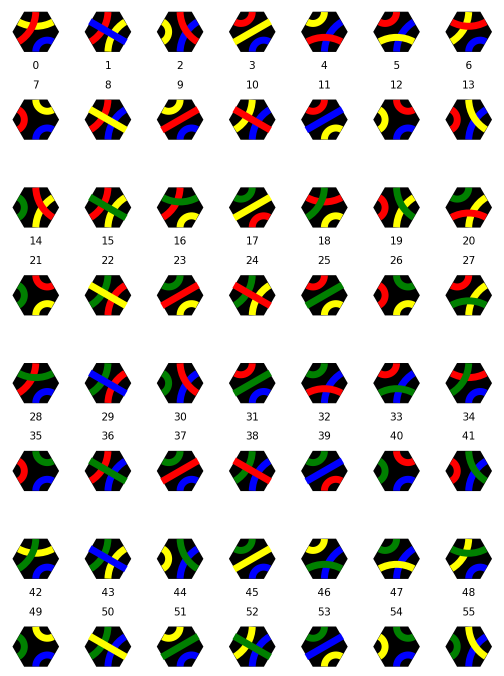
#> input picture images/tiles.png, 1007 x 1351 px (shown at 1/2 size)
$ python kmeans_module.py images/tiles.png
#> lines starting #> are read from the running program, lines starting #| are printed output that depends on the picture
import cv2
import numpy as np
from sklearn.cluster import KMeans

# Reference colors in RGB-format
REFERENCE_COLORS = {
    1: np.array([12, 108, 217]),   # Blue (#0c6cd9)
    2: np.array([255, 232, 0]),    # Yellow (#ffe800)
    3: np.array([215, 31, 43]),    # Red (#d71f2b)
    4: np.array([0, 161, 69]),     # Green (#00a145)
}

COLOR_NAMES = {
    1: "Blau",
    2: "Gelb",
    3: "Rot",
    4: "Grün",
}

def is_dark(color, threshold=60):
    """Check if the color is classified as black"""
    return np.all(color < threshold)

def cluster_colors(pixels, k=4):
    """Split the pixel values into k clusters"""
    kmeans = KMeans(n_clusters=k, n_init='auto', random_state=0).fit(pixels)
    centers = np.round(kmeans.cluster_centers_).astype(int)
    return centers, kmeans.labels_

def get_middle_region(image, percent=0.6):
    """Extract the middle region of the image to eliminate the background color"""
    h, w = image.shape[:2]
    dh = int(h * percent / 2)
    dw = int(w * percent / 2)
    return image[h//2 - dh:h//2 + dh, w//2 - dw:w//2 + dw]

def split_into_grid(image, rows=3, cols=3):
    """Split the image into a 3x3 grid to analyze the regions further"""
    h, w = image.shape[:2]
    grid = []
    for i in range(rows):
        for j in range(cols):
            y0, y1 = i * h // rows, (i + 1) * h // rows
            x0, x1 = j * w // cols, (j + 1) * w // cols
            grid.append(image[y0:y1, x0:x1])
    return grid

def find_best_reference_matches(candidate_colors, reference_colors, top_n=3):
    """Find the 3 colors in the image that match best with the 4 pre-defined Tantrix tile colors"""
    matches = []
    for c in candidate_colors:
        min_dist = float('inf')
        best_code = None
        for code, ref in reference_colors.items():
            dist = np.linalg.norm(c - ref)
            if dist < min_dist:
                min_dist = dist
                best_code = code
        matches.append((tuple(c), best_code, min_dist))

    sorted_matches = []
    used_codes = set()
    for color, code, dist in sorted(matches, key=lambda x: x[2]):
        if code not in used_codes:
            sorted_matches.append((np.array(color), code))
            used_codes.add(code)
        if len(sorted_matches) == top_n:
            break
    return sorted_matches

def compare_colors(base_colors, target_colors, threshold=30):
    matches = []
    for tc in target_colors:
        if is_dark(tc):
            continue
        for bc in base_colors:
            dist = np.linalg.norm(bc - tc)
            if dist < threshold:
                matches.append(bc)
                break
    return matches

def analyze_image(image_path):
    """Consider the center of the cropped image and extract dominant colors.
    Compute distances of these colors in RGB space to the four predefined Tantrix colors.
    Select the three image colors that are closest to the reference set and use them further.
    Define a color map that links the occurring image color tones to the Tantrix colors.
    Then examine the outer 8 image segments and compare their colors with the three prominent center colors.
    From that comparison generate a sequence of colors."""
    image = cv2.imread(image_path)
    if image is None:
        raise FileNotFoundError(f"Bild konnte nicht geladen werden: {image_path}")
    image_rgb = cv2.cvtColor(image, cv2.COLOR_BGR2RGB)

    # Analyze the center and compare the dominant colors with the 4 Tantrix colors
    middle = get_middle_region(image_rgb, 0.65)
    mid_pixels = middle.reshape(-1, 3)
    mid_centers, _ = cluster_colors(mid_pixels, k=6)
    # Filter out black (background on the tiles)
    candidate_colors = [c for c in mid_centers if not is_dark(c)]

    # Compare the found colors
    best_matches = find_best_reference_matches(candidate_colors, REFERENCE_COLORS, top_n=3)
    allowed_reference_codes = [code for _, code in best_matches]
    color_map = {tuple(c.tolist()): code for c, code in best_matches}

    segments = split_into_grid(image_rgb, 3, 3)
    # positions = [0, 1, 2, 5, 8, 7, 6, 3]  # clockwise
    positions = [0, 3, 6, 7, 8, 5, 2, 1]  # counter-clockwise

    result = []
    for idx in positions:
        segment = segments[idx]
        seg_pixels = segment.reshape(-1, 3)
        # Up to 4 colors per segment: background, black, two Tantrix colors
        seg_centers, _ = cluster_colors(seg_pixels, k=4)
        # Compare the colors found in the segment with the center colors and link them
        matched_colors = compare_colors([c for c, _ in best_matches], seg_centers, threshold=35)

        labels = []
        for c in matched_colors:
            c_tuple = tuple(np.round(c).astype(int).tolist())
            # Append the linked color to the color sequence
            if c_tuple in color_map:
                labels.append(color_map[c_tuple])
            else:
                min_dist = float('inf')
                best_code = None
                for ref_c, code in best_matches:
                    dist = np.linalg.norm(c - ref_c)
                    if dist < min_dist:
                        min_dist = dist
                        best_code = code
                if best_code:
                    labels.append(best_code)

        if len(labels) == 1:
            result.append(labels[0])
        elif len(labels) > 1:
            result.append(labels)
        else:
            result.append(0)

    return result, best_matches

def main():
    import argparse
    parser = argparse.ArgumentParser()
    parser.add_argument("image_path", help="Pfad zum Bild")
    args = parser.parse_args()

    result, matches = analyze_image(args.image_path)
#> in analyze_image, image is the input picture: shape (1351, 1007, 3); mean B, G, R 200.8, 204.3, 207.5
#> in get_middle_region, `return image[h//2 - dh:h//2 + dh, w//2 - dw:w//2 + dw]`:
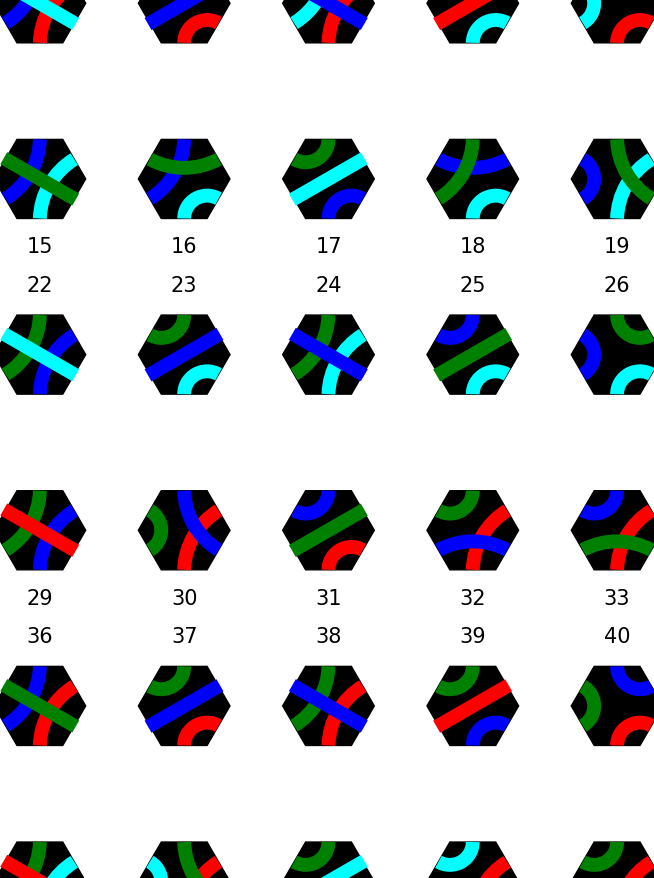
#> returned value: shape (878, 654, 3); mean of channels 0, 1, 2 205.3, 201.4, 197.4; drawn as B, G, R
#> in cluster_colors, `centers = np.round(kmeans.cluster_centers_).astype(int)`: centers = [[255, 255, 255], [2, 1, 1], [1, 0, 249], [251, 251, 0], [250, 1, 0], [17, 121, 14]]
#> in analyze_image, `mid_centers, _ = cluster_colors(mid_pixels, k=6)`: mid_centers has the same summary as centers in cluster_colors
#> in analyze_image, `candidate_colors = [c for c in mid_centers if not is_dark(c)]`: candidate_colors = [[255, 255, 255], [1, 0, 249], [251, 251, 0], [250, 1, 0], [17, 121, 14]]
#> the loop in find_best_reference_matches, `for c in candidate_colors:` made 5 passes
#> after the loop in find_best_reference_matches, `for c in candidate_colors:`: matches = [((255, 255, 255), 2, 256), ((1, 0, 249), 1, 113.2), ((251, 251, 0), 2, 19.42), ((250, 1, 0), 3, 63.04), ((17, 121, 14), 4, 70.1)]
#> the loop in find_best_reference_matches, `for color, code, dist in sorted(matches, key=lambda x: x[2]):` made 3 passes
#> (color, dist) on passes 1 to 3: ((251, 251, 0), 19.42), ((250, 1, 0), 63.04), ((17, 121, 14), 70.1)
#> after the loop in find_best_reference_matches, `for color, code, dist in sorted(matches, key=lambda x: x[2]):`: sorted_matches = [([251, 251, 0], 2), ([250, 1, 0], 3), ([17, 121, 14], 4)]; used_codes = 3 items
#> in analyze_image, `best_matches = find_best_reference_matches(candidate_colors, REFERENCE..`: best_matches has the same summary as sorted_matches in find_best_reference_matches
#> in analyze_image, `allowed_reference_codes = [code for _, code in best_matches]`: allowed_reference_codes = [2, 3, 4]
#> in analyze_image, `color_map = {tuple(c.tolist()): code for c, code in best_matches}`: color_map = {(251, 251, 0): 2, (250, 1, 0): 3, (17, 121, 14): 4}
#> after the loop in split_into_grid, `for i in range(rows):`: grid = 9 items
#> the loop in analyze_image, `for idx in positions:` made 8 passes
#> (seg_centers, matched_colors) on passes 1, 2, 3, 5, 6, 7, 8: ([[5, 14, 36], [255, 255, 255], [250, 249, 1], [249, 1, 0]], [[251, 251, 0], [250, 1, 0]]), ([[255, 255, 255], [6, 28, 27], [249, 0, 0], [250, 250, 1]], [[250, 1, 0], [251, 251, 0]]), ([[254, 254, 254], [19, 28, 4], [0, 1, 249], [250, 250, 1]], [[251, 251, 0]]), ([[254, 254, 254], [17, 25, 4], [0, 0, 249], [250, 250, 1]], [[251, 251, 0]]), ([[255, 255, 255], [6, 28, 24], [249, 0, 0], [249, 250, 0]], [[250, 1, 0], [251, 251, 0]]), ([[255, 255, 255], [5, 12, 35], [250, 250, 0], [250, 0, 0]], [[251, 251, 0], [250, 1, 0]]), ([[5, 14, 38], [255, 255, 255], [250, 0, 1], [250, 250, 0]], [[250, 1, 0], [251, 251, 0]])
#> seg_centers on pass 4: [[0, 0, 249], [255, 255, 255], [3, 31, 3], [244, 150, 8]]
#> pass 1, in analyze_image, `segment = segments[idx]`:
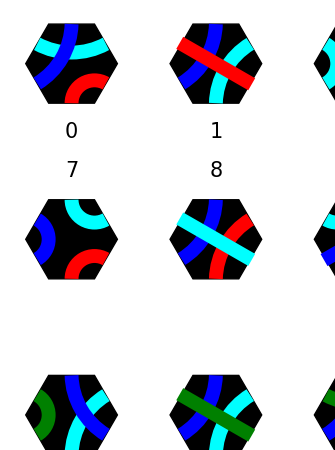
#> segment: shape (450, 335, 3); mean of channels 0, 1, 2 212.3, 204.9, 199.6; drawn as B, G, R
#> pass 2, in analyze_image, `segment = segments[idx]`:
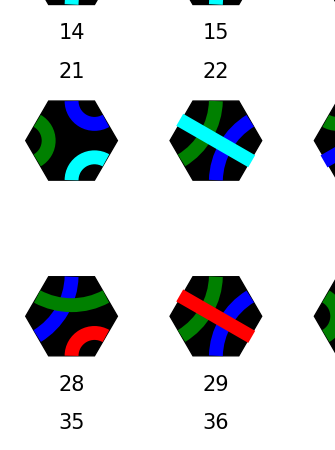
#> segment: shape (450, 335, 3); mean of channels 0, 1, 2 220.3, 218, 214.6; drawn as B, G, R
#> pass 3, in analyze_image, `segment = segments[idx]`:
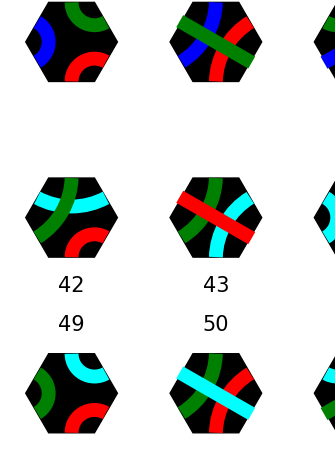
#> segment: shape (451, 335, 3); mean of channels 0, 1, 2 202.3, 204.1, 200.9; drawn as B, G, R
#> after the loop in analyze_image, `for idx in positions:`: result = [[2, 3], [3, 2], 2, 0, 2, [3, 2], [2, 3], [3, 2]]
#> result = [[2, 3], [3, 2], 2, 0, 2, [3, 2], [2, 3], [3, 2]]; matches has the same summary as sorted_matches in find_best_reference_matches

    print("Verwendete Referenzfarben (Innenbereich):")
    for _, code in matches:
        print(f"- {COLOR_NAMES[code]}")
#> this loop made 3 passes
#| - Gelb
#| - Rot
#| - Grün

    print("\nCodiertes Farbmuster in festgelegter Reihenfolge:")
    print(result)
#| [[2, 3], [3, 2], 2, 0, 2, [3, 2], [2, 3], [3, 2]]

if __name__ == "__main__":
    main()
